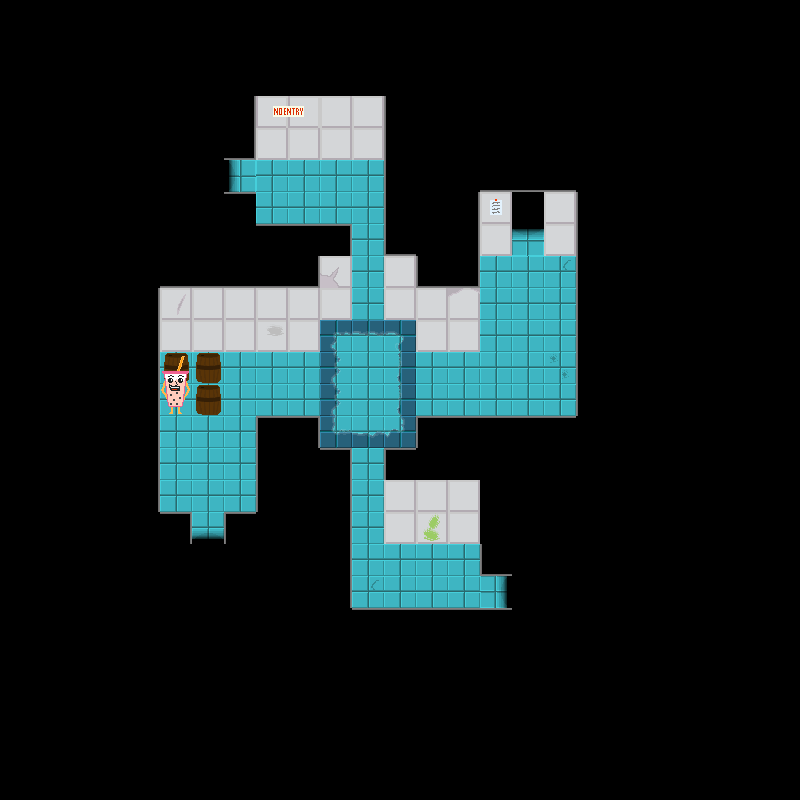

Tiled map render using the project's own tile images. Description and the map definition, with tile-layer contents summarised, below:
An orthogonal 25x25 tile map with 32x32 px tiles, 5 tile layers (backgroundLayer, wallLayer, objectLayer, objectAboveLayer, ...), 2 tilesets and 4 objects.

<map version="1.2" tiledversion="1.2.3" orientation="orthogonal" renderorder="right-down" width="25" height="25" tilewidth="32" tileheight="32" infinite="0" nextlayerid="7" nextobjectid="12">
 <tileset firstgid="1" name="floor1tiles" tilewidth="32" tileheight="32" tilecount="81" columns="9">
  <image source="../../assets/Floor 1/Floors/f1spritesheet.png" width="288" height="288" />
  <tile id="21">
   <properties>
    <property name="door" value="down" />
   </properties>
  </tile>
  <tile id="22">
   <properties>
    <property name="door" value="left" />
   </properties>
  </tile>
  <tile id="23">
   <properties>
    <property name="door" value="right" />
   </properties>
  </tile>
  <tile id="24">
   <properties>
    <property name="door" value="up" />
   </properties>
  </tile>
 </tileset>
 <tileset firstgid="82" name="objects" tilewidth="32" tileheight="32" tilecount="20" columns="4">
  <image source="../../assets/Floor 1/Floors/objspritesheet.png" width="128" height="160" />
 </tileset>
 <layer id="1" name="backgroundLayer" width="25" height="25">
  <data>[625 cells, 625 non-empty, 17 distinct tile ids]</data>
 </layer>
 <layer id="2" name="wallLayer" width="25" height="25">
  <data>[625 cells, 127 non-empty, 18 distinct tile ids]</data>
 </layer>
 <layer id="3" name="objectLayer" width="25" height="25">
  <data>[625 cells, 4 non-empty, 2 distinct tile ids]</data>
 </layer>
 <layer id="4" name="objectAboveLayer" width="25" height="25">
  <data>[625 cells, 1 non-empty, 1 distinct tile ids]</data>
 </layer>
 <objectgroup id="5" name="doorLayer">
  <object id="2" gid="81" x="512" y="256" width="32" height="32">
   <properties>
    <property name="door" value="up" />
   </properties>
  </object>
  <object id="4" gid="81" x="480" y="608" width="32" height="32">
   <properties>
    <property name="door" value="right" />
   </properties>
  </object>
  <object id="10" gid="81" x="224" y="192" width="32" height="32">
   <properties>
    <property name="door" value="left" />
   </properties>
  </object>
  <object id="11" gid="81" x="192" y="544" width="32" height="32">
   <properties>
    <property name="door" value="down" />
   </properties>
  </object>
 </objectgroup>
 <layer id="6" name="aboveLayer" width="25" height="25">
  <data>[625 cells, 0 non-empty, 0 distinct tile ids]</data>
 </layer>
</map>
